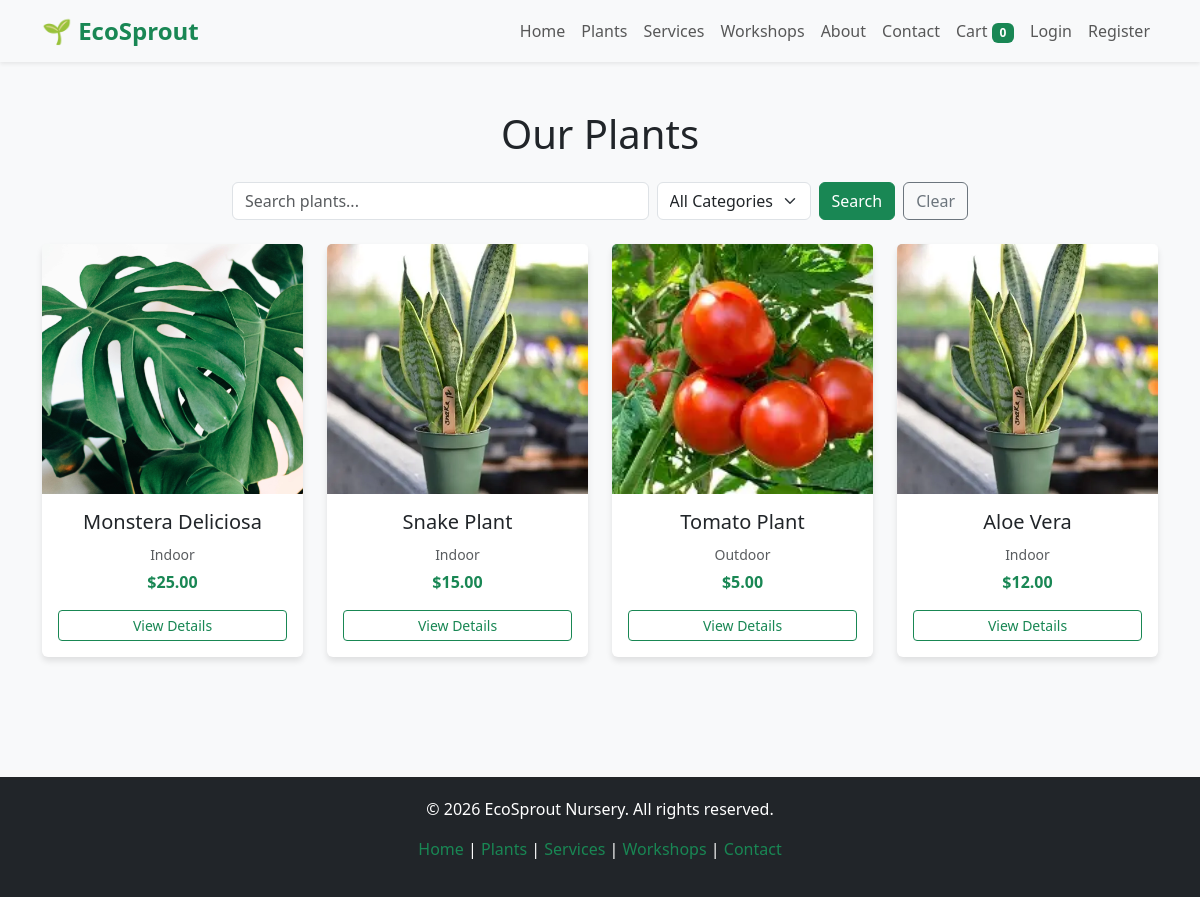
The app's page /plants.php with its own data.
### tables this page shows
CREATE TABLE `plants` (
  `id` int(11) NOT NULL AUTO_INCREMENT,
  `name` varchar(150) NOT NULL,
  `botanical_name` varchar(150) DEFAULT NULL,
  `description` text NOT NULL,
  `price` decimal(10,2) NOT NULL,
  `category` varchar(100) NOT NULL,
  `care_instructions` text,
  `image` varchar(255) DEFAULT 'default_plant.jpg',
  `stock` int(11) DEFAULT 0,
  `created_at` timestamp DEFAULT CURRENT_TIMESTAMP,
  PRIMARY KEY (`id`)
);

### plants.php (the view, shortened to what this page needs)
<?php
require_once 'includes/header.php';
$search = isset($_GET['search']) ? trim($_GET['search']) : '';
$query = "SELECT * FROM plants WHERE 1=1";
$params = [];
$stmt = $pdo->prepare($query);
$stmt->execute($params);
$plants = $stmt->fetchAll();
?>
<div class="container my-5">
    <h1 class="text-center mb-4">Our Plants</h1>
    <div class="row mb-4 justify-content-center">
        <div class="col-md-8">
            <form action="plants.php" method="GET" class="d-flex gap-2">
                <input type="text" name="search" class="form-control" placeholder="Search plants..." value="<?php echo htmlspecialchars($search); ?>">
                <select name="category" class="form-select w-auto">
                    <option value="">All Categories</option>
                </select>
                <button type="submit" class="btn btn-success">Search</button>
                <a href="plants.php" class="btn btn-outline-secondary">Clear</a>
            </form>
        </div>
    </div>
    <div class="row">
        <?php if (count($plants) > 0): ?>
            <?php foreach ($plants as $plant): ?>
                <div class="col-md-3 mb-4">
                    <div class="card h-100">
                        <img src="assets/images/<?php echo htmlspecialchars($plant['image']); ?>" class="card-img-top plant-img" alt="<?php echo htmlspecialchars($plant['name']); ?>">
                        <div class="card-body text-center">
                            <h5 class="card-title"><?php echo htmlspecialchars($plant['name']); ?></h5>
                            <p class="card-text text-muted mb-1"><small><?php echo htmlspecialchars($plant['category']); ?></small></p>
                            <p class="card-text fw-bold text-success">$<?php echo number_format($plant['price'], 2); ?></p>
                            <a href="plant-details.php?id=<?php echo $plant['id']; ?>" class="btn btn-outline-success btn-sm w-100">View Details</a>
                        </div>
                    </div>
                </div>
            <?php endforeach; ?>
        <?php else: ?>
            <div class="col-12 text-center">
                <p class="text-muted">No plants found matching your criteria.</p>
            </div>
        <?php endif; ?>
    </div>
</div>
<?php require_once 'includes/footer.php'; ?>

### assets/css/style.css (style rules this page uses)
body { font-family: 'Segoe UI', Tahoma, Geneva, Verdana, sans-serif; background-color: #f8f9fa; display: flex; flex-direction: column; min-height: 100vh; }
.card { transition: transform 0.3s; border: none; box-shadow: 0 4px 6px rgba(0,0,0,0.1); }
.plant-img { height: 250px; object-fit: cover; }

### records on screen
plants: image+name (picture), name "Monstera Deliciosa", category "Indoor", price "25.00"
plants: image+name (picture), name "Snake Plant", category "Indoor", price "15.00"
plants: image+name (picture), name "Tomato Plant", category "Outdoor", price "5.00"
plants: image (picture), name "Aloe Vera", category "Indoor", price "12.00"
